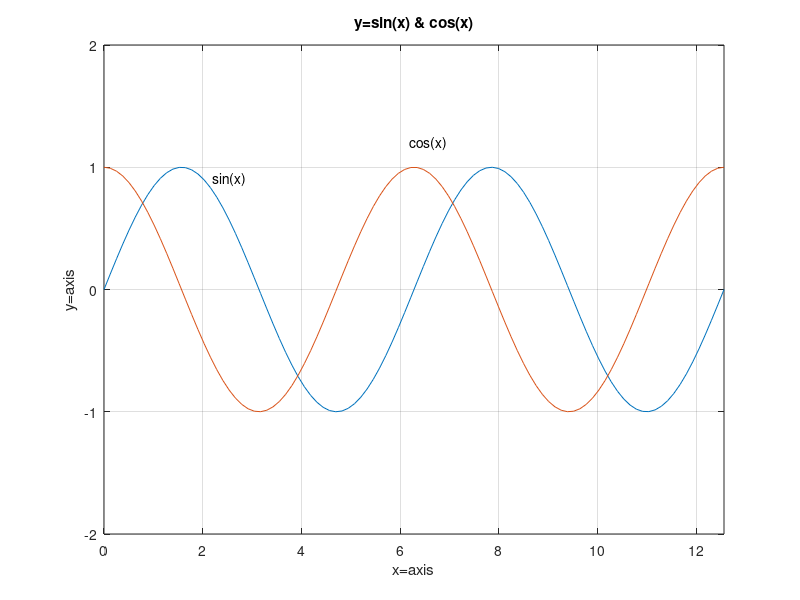

The MATLAB source for this figure:
%B41052050
%李祥聖

x=linspace(0,4*pi,100);
y=sin(x);
z=cos(x);
plot(x,y,x,z);
xlabel('x=axis');
ylabel('y=axis');
title('y=sin(x) & cos(x)');
axis([0,4*pi -2 2]);
grid on;
text(2.2,0.9,'sin(x)');
text(6.2,1.2,'cos(x)');
